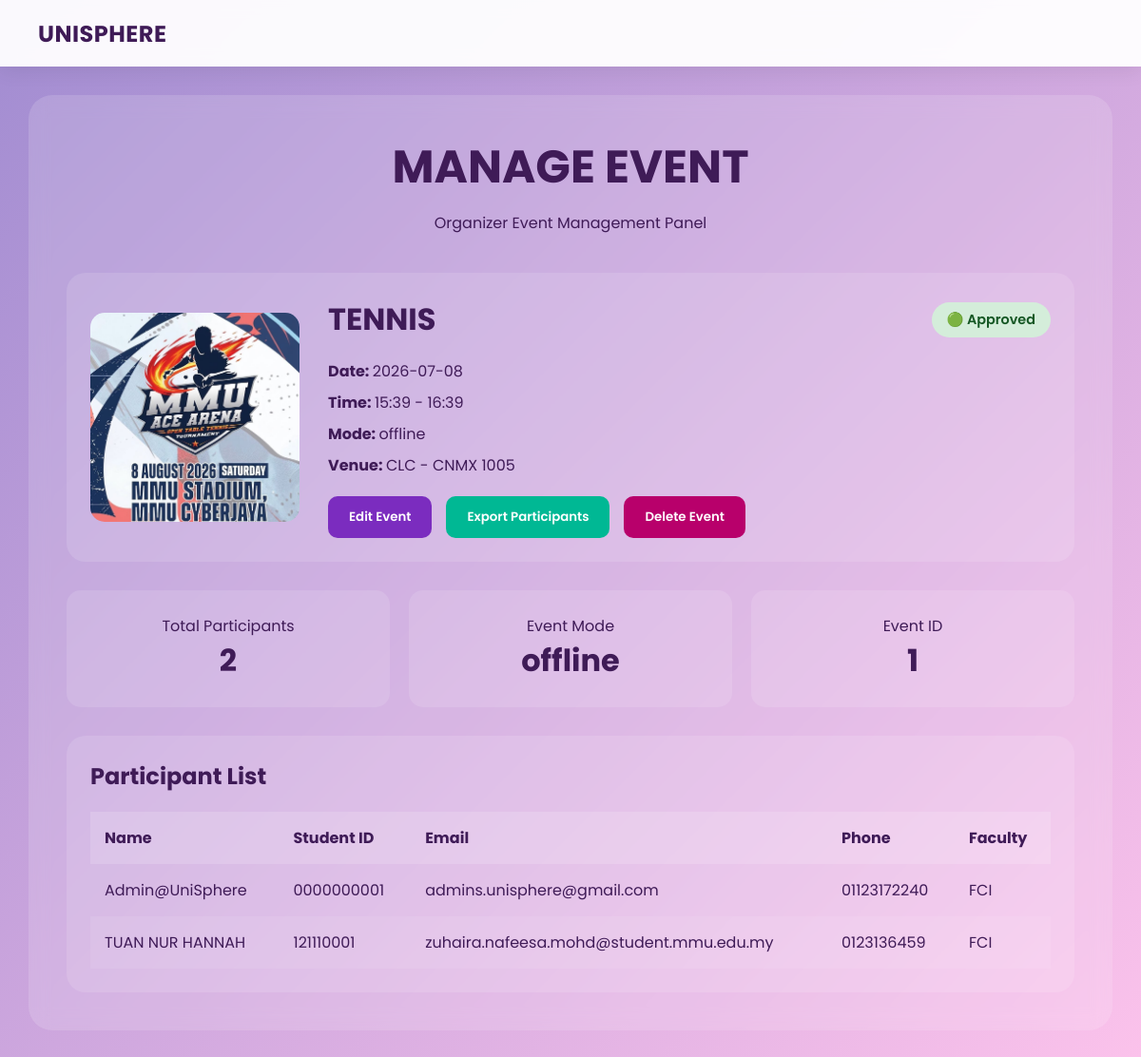
The page /my_event/1 on the database its author committed.
### tables this page shows
CREATE TABLE events (
    event_id INTEGER PRIMARY KEY AUTOINCREMENT,
    event_poster TEXT,                   -- new column for event poster URL/path
    event_name TEXT NOT NULL,
    event_description TEXT NOT NULL,
    start_date DATE NOT NULL,
    end_date DATE NOT NULL,
    start_time TIME NOT NULL,
    end_time TIME NOT NULL,
    event_mode TEXT NOT NULL CHECK(event_mode IN ('online', 'offline', 'hybrid')),
    main_location TEXT NOT NULL,         -- corresponds to id="mainloc"
    general_location TEXT,               -- optional, only for general locations
    faculty_wing TEXT,                   -- optional, only for faculty path
    specific_location TEXT,              -- optional, only for faculty path
    participation_option TEXT NOT NULL CHECK(participation_option IN ('unlimited', 'limited')),
    limited_max_participants INTEGER,    -- optional, only for limited participation
    event_link TEXT,
    student_id varchar(10) NOT NULL,
    event_status TEXT DEFAULT 'Pending' CHECK(event_status IN ('Pending', 'Approved', 'Redo')),
    admin_remark TEXT,
    FOREIGN KEY (student_id) REFERENCES organizer_details(student_id)
);

CREATE TABLE event_registrations (
    id INTEGER PRIMARY KEY AUTOINCREMENT,
    event_id INTEGER NOT NULL,
    name TEXT NOT NULL,
    student_id VARCHAR(10) NOT NULL, -- Now links directly to the PK of users_general
    email TEXT NOT NULL,
    phone_number TEXT NOT NULL,
    faculty TEXT NOT NULL,
    FOREIGN KEY (event_id) REFERENCES events(event_id),
    FOREIGN KEY (student_id) REFERENCES users_general(student_id)
);

### app.py (the view)
@app.route('/my_event/<int:event_id>')
def my_event_manage(event_id):
    conn = get_db_connection()
    cursor = conn.cursor()
    cursor.execute("SELECT * FROM events WHERE event_id = ?", (event_id,))
    event = cursor.fetchone()
    if not event:
        conn.close()
        return redirect(url_for('myevent'))
    cursor.execute("""SELECT * FROM event_registrations WHERE event_id = ?""", (event_id,))
    participants = cursor.fetchall()
    participant_count = len(participants)
    conn.close()
    return render_template('my_event_manage.html',event=event,participants=participants,participant_count=participant_count)

### app.py (called while the page is built, shortened)
def get_db_connection():
    conn = sqlite3.connect('database.db')
    conn.row_factory = sqlite3.Row
    conn.execute("PRAGMA foreign_keys = 1")
    return conn

@app.context_processor
def inject_notifications():
    if 'student_id' not in session:
        return dict(unread_notifications=0)

### templates/my_event_manage.html (shortened to what this page needs)
<!DOCTYPE html>
<html>
    <head>
    </head>
    <body>
        <nav class="navbar">
            <a class="navbar-brand" href="/user_dashboard">UniSphere</a>
        </nav>
        <div class="container">
            <h1 class="title">MANAGE EVENT</h1>
            <p class="subtitle">Organizer Event Management Panel</p>
            <div class="event-header">
                <img src="{{ url_for('static', filename='eventPoster/' + event['event_poster']) }}" class="event-poster">
                <div class="event-info">
                    <div class="event-title-row">
                        <h2>{{ event['event_name'] }}</h2>
                        <div class="event-action-area">
                            {% if event['event_status'] == 'Redo' %}
                                <div class="status-badge redo">
                                    🔴 Redo Required
                                </div>
                            {% elif event['event_status'] == 'Pending' %}
                                <div class="status-badge pending">
                                    🟡 Pending Review
                                </div>
                            {% elif event['event_status'] == 'Approved' %}
                                <div class="status-badge approved">
                                    🟢 Approved
                                </div>
                            {% endif %}
                        </div>
                    </div>
                    {% set same_day = (event['start_date'] == event['end_date']) %}
                    {% if same_day %}
                        <p><strong>Date: </strong>{{ event['start_date'] }}</p>
                        <p><strong>Time: </strong>{{ event['start_time'] }} - {{ event['end_time'] }}</p>
                    {% else %}
                        <p><strong>Start: </strong>{{ event['start_date'] }}, {{ event['start_time'] }}</p>
                        <p><strong>End: </strong>{{ event['end_date'] }}, {{ event['end_time'] }}</p>
                    {% endif %}
                    <p><strong>Mode: </strong>{{ event['event_mode'] }}</p>
                    {% if event['general_location'] %}
                    <p><strong>Venue: </strong>{{ event['general_location'] }}</p>
                    {% elif event['main_location'] == "CLC" %}
                    <p><strong>Venue: </strong>{{event['main_location']}} - {{ event['specific_location'] }}</p>
                    {% else %}
                    <p><strong>Venue: </strong>{{ event['faculty_wing'] }} - {{ event['specific_location'] }}</p>
                    {% endif %}
                    <div class="action-buttons">
                        <button class="btn btn-edit" onclick="editEvent()">Edit Event</button>
                        {% if participant_count > 0 %}
                            <button class="btn btn-export" onclick="exportParticipants()">
                                Export Participants
                            </button>
                        {% else %}
                            <button class="btn btn-export disabled-btn" disabled>
                                Export Participants
                            </button>
                        {% endif %}
                        <button class="btn btn-delete" onclick="delEvent()">Delete Event</button>
                    </div>
                </div>
            </div>
            {% if event['event_status'] == 'Approved' %}
                <div class="stats">
                    <div class="stat-card">
                        <p>Total Participants</p>
                        <h3>{{ participants|length }}</h3>
                    </div>
                    <div class="stat-card">
                        <p>Event Mode</p>
                        <h3>{{ event['event_mode'] }}</h3>
                    </div>
                    <div class="stat-card">
                        <p>Event ID</p>
                        <h3>{{ event['event_id'] }}</h3>
                    </div>
                </div>
                <div class="participants-section">
                    <h2>Participant List</h2>
                    <table>
                        <thead>
                            <tr>
                                <th>Name</th>
                                <th>Student ID</th>
                                <th>Email</th>
                                <th>Phone</th>
                                <th>Faculty</th>
                            </tr>
                        </thead>
                        <tbody>
                        {% for participant in participants %}
                            <tr>
                                <td>{{ participant['name'] }}</td>
                                <td>{{ participant['student_id'] }}</td>
                                <td>{{ participant['email'] }}</td>
                                <td>{{ participant['phone_number'] }}</td>
                                <td>{{ participant['faculty'] }}</td>
                            </tr>
                        {% endfor %}
                        </tbody>
                    </table>
                </div>
            {% endif %}
        </div>
    </body>
</html>

### templates/my_event_manage.html (style rules this page uses)
* { margin:0; padding:0; box-sizing:border-box; font-family:'Poppins',sans-serif; }
body { background:linear-gradient(135deg,#a18cd1 0%,#fbc2eb 100%); min-height:100vh; padding:100px 30px 30px; }
.navbar { position: fixed; top: 0; left: 0; width: 100%; height: 70px; background: rgba(255, 255, 255, 0.95); backdrop-filter: blur(8px); box-shadow: 0 4px 20px rgba(0, 0, 0, 0.08); display: flex; align-items: center; justify-content: space-between; padding: 0 40px; z-index: 1000; }
.navbar-brand { font-size: 1.5rem; font-weight: 700; color: #3f1b57; text-decoration: none; text-transform: uppercase; letter-spacing: 0.5px; }
.container { max-width:1400px; margin:auto; background:rgba(255,255,255,0.15); backdrop-filter:blur(10px); border-radius:25px; padding:40px; color:white; }
.title { text-align:center; font-size:3rem; margin-bottom:10px; color:#3f1b57; }
.subtitle { text-align:center; margin-bottom:40px; color:#3f1b57; }
.event-header { display:flex; gap:30px; align-items:center; background:rgba(255,255,255,0.12); border-radius:20px; padding:25px; margin-bottom:30px; }
.event-poster { width:220px; height:220px; object-fit:cover; border-radius:15px; }
.event-info { flex:1; color:#3f1b57; }
.event-info h2 { font-size:2rem; margin-bottom:15px; }
.event-info p { margin-bottom:8px; }
.event-title-row { display:flex; justify-content:space-between; align-items:center; margin-bottom:18px; }
.event-title-row h2 { margin:0; color:#3f1b57; flex:1; }
.status-badge { padding:8px 16px; border-radius:20px; font-size:0.9rem; font-weight:600; white-space:nowrap; }
.status-badge.approved { background:#d4edda; color:#155724; }
.action-buttons { display:flex; gap:15px; margin-top:20px; }
.btn { border:none; padding:12px 22px; border-radius:10px; color:white; font-weight:600; cursor:pointer; }
.btn-edit { background:#7b2cbf; }
.btn-export { background:#00b894; }
.btn-delete { background:#b8006b; }
.stats { display:grid; grid-template-columns:repeat(3,1fr); gap:20px; margin-bottom:30px; }
.stat-card { background:rgba(255,255,255,0.12); color:#3f1b57; border-radius:15px; padding:25px; text-align:center; }
.stat-card h3 { font-size:2rem; }
.participants-section { background:rgba(255,255,255,0.12); color:#3f1b57; border-radius:20px; padding:25px; }
.participants-section h2 { margin-bottom:20px; }
table { width:100%; border-collapse:collapse; }
th, td { padding:15px; text-align:left; }
th { background:rgba(255,255,255,0.15); }
tr:nth-child(even) { background:rgba(255,255,255,0.08); }
.event-action-area { display:flex; flex-direction:column; align-items:flex-end; gap:10px; margin-left:auto; width:260px; }

### rows shown on the page
events: event_poster (picture), event_name "TENNIS", start_date "2026-07-08", start_time "15:39", end_time "16:39", event_mode "offline", main_location "CLC", specific_location "CNMX 1005", event_id "1"
event_registrations: name "Admin@UniSphere", student_id "0000000001", email "admins.unisphere@gmail.com", phone_number "01123172240", faculty "FCI"
event_registrations: name "TUAN NUR HANNAH", student_id "121110001", email "zuhaira.nafeesa.mohd@student.mmu.edu.my", phone_number "0123136459", faculty "FCI"

### other values the page prints
{{ participants|length }} "2"
